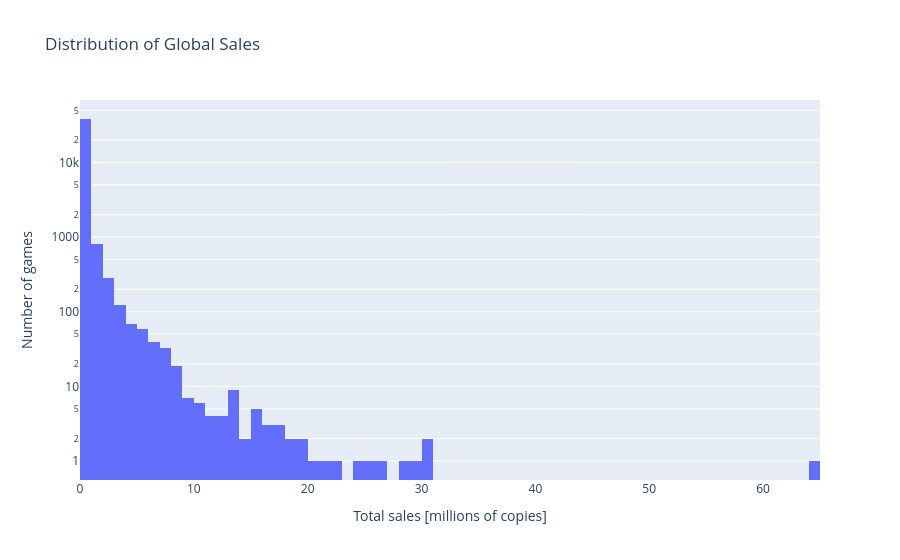

Notebook code for this chart:
### Code cell
fig = px.histogram(
    df_agg_by_title,
    x="total_sales",
    log_y=True,
    nbins=65,
    title="Distribution of Global Sales",
    labels={
        "total_sales": "Total sales [millions of copies]",
    }
)

fig.update_layout(yaxis_title="Number of games")
fig.update_traces(xbins_start=0)
fig.show()

### Figure 1 — Plotly figure (JSON) as saved in the notebook; plotly's stock layout.template omitted (floating-point values rounded to 4 significant figures; data arrays with more than 128 entries replaced by an {"elided": "..."} marker saying what was removed)
{"data": [{"bingroup": "x", "hovertemplate": "Total sales [millions of copies]=%{x}<br>count=%{y}<extra></extra>", "legendgroup": "", "marker": {"color": "#636efa", "pattern": {"shape": ""}}, "name": "", "nbinsx": 65, "orientation": "v", "showlegend": false, "type": "histogram", "x": {"elided": "39798 float values"}, "xaxis": "x", "xbins": {"start": 0}, "yaxis": "y"}], "layout": {"barmode": "relative", "legend": {"tracegroupgap": 0}, "title": {"text": "Distribution of Global Sales"}, "xaxis": {"anchor": "y", "domain": [0, 1], "title": {"text": "Total sales [millions of copies]"}}, "yaxis": {"anchor": "x", "domain": [0, 1], "title": {"text": "Number of games"}, "type": "log"}}}
